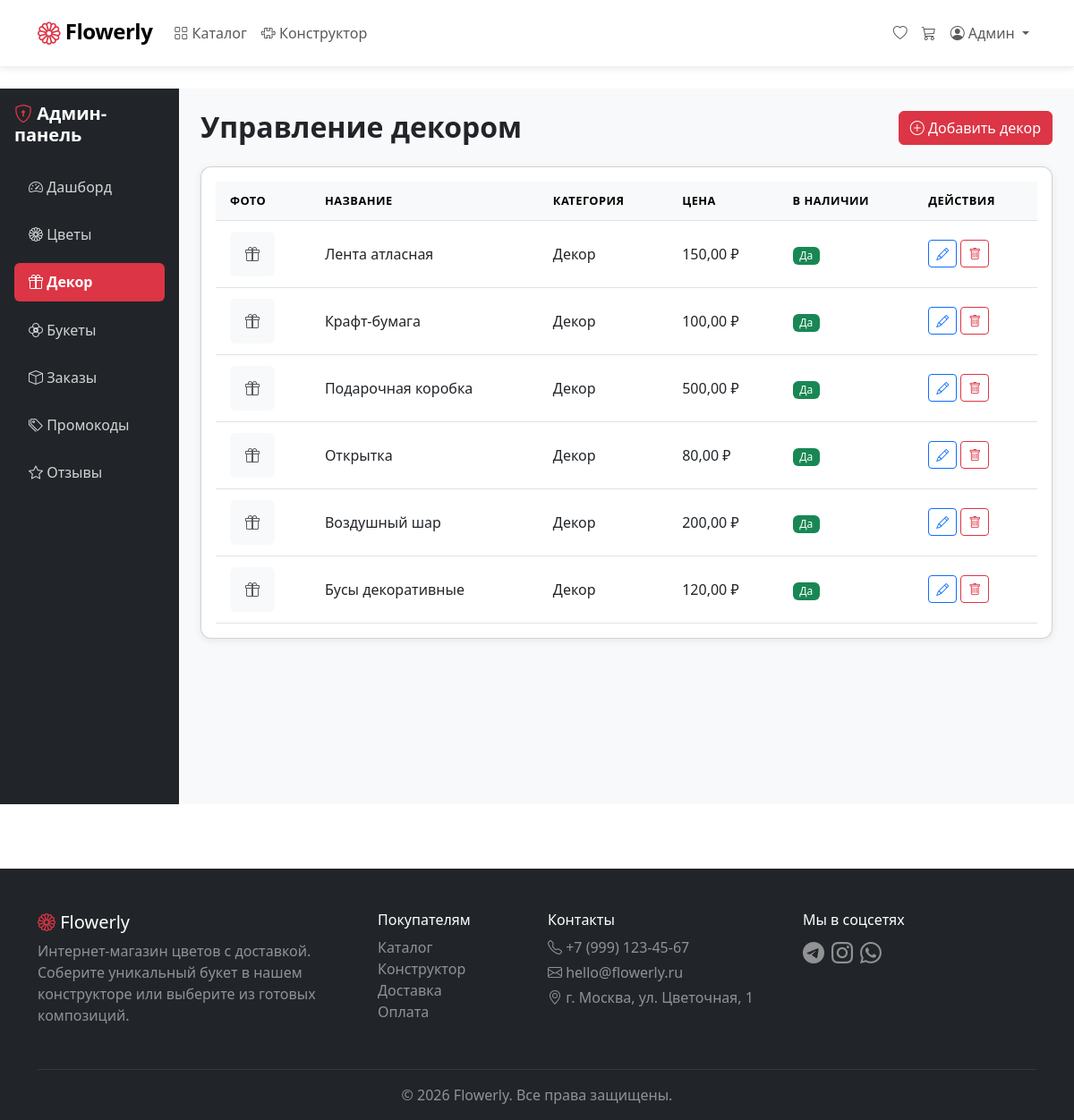
Page /admin-dashboard/decor/ (signed in) on the earlier database version.
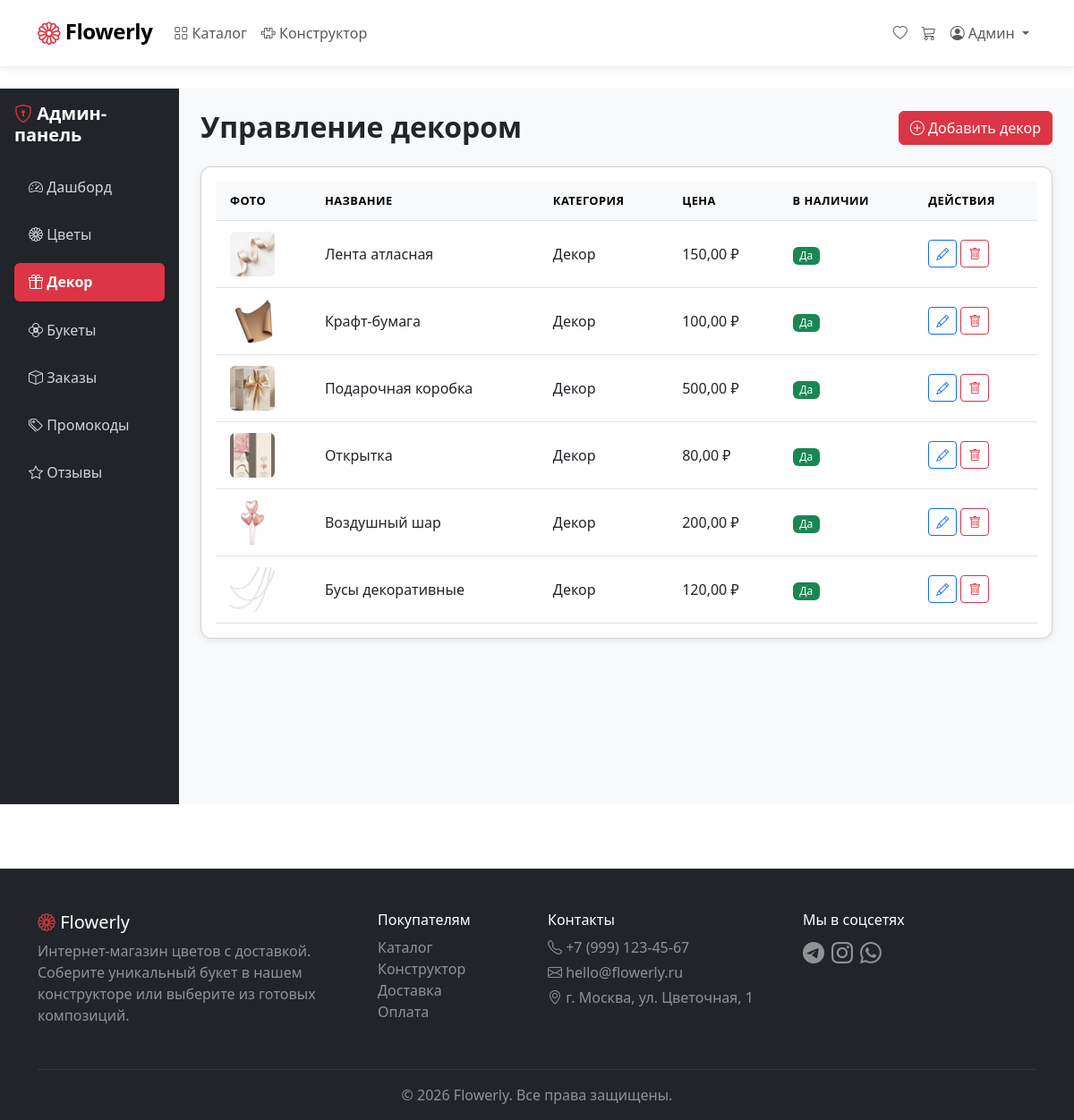
Same page on the later database version.
### FlowerlyApp/models.py (models this page shows, shortened)
class Decor(models.Model):
    category = models.ForeignKey(Category, on_delete=models.CASCADE, verbose_name='Категория')
    name = models.CharField('Название', max_length=200)
    price = models.DecimalField('Цена', max_digits=10, decimal_places=2)
    image = models.ImageField('Фото', upload_to='decor/')
    available = models.BooleanField('В наличии', default=True)
    created_at = models.DateTimeField(auto_now_add=True)
    class Meta:
        verbose_name = 'Декор'
        verbose_name_plural = 'Декор'

class Category(models.Model):
    name = models.CharField('Название', max_length=100)
    slug = models.SlugField(unique=True)
    class Meta:
        verbose_name = 'Категория'
        verbose_name_plural = 'Категории'

### FlowerlyApp/views.py (the view)
    def wrapper(request, *args, **kwargs):
        if not request.user.is_authenticated:
            return redirect('flowerly:login')
        if not request.user.is_staff:
            messages.error(request, 'Доступ запрещён')
            return redirect('flowerly:home')
        return view_func(request, *args, **kwargs)

### FlowerlyApp/context_processors.py (called while the page is built)
def cart_counter(request):
    if request.user.is_authenticated:
        try:
            cart = Cart.objects.get(user=request.user)
            count = cart.total_items()
        except Cart.DoesNotExist:
            count = 0
    else:
        count = 0
    return {'cart_count': count}

### FlowerlyApp/models.py (called while the page is built)
    def total_items(self):
        return self.items.count()

### FlowerlyApp/views.py (called while the page is built)
def admin_required(view_func):
    def wrapper(request, *args, **kwargs):
        if not request.user.is_authenticated:
            return redirect('flowerly:login')
        if not request.user.is_staff:
            messages.error(request, 'Доступ запрещён')
            return redirect('flowerly:home')
        return view_func(request, *args, **kwargs)
    return wrapper

@admin_required
def admin_decor(request):
    decors = Decor.objects.all().select_related('category')
    return render(request, 'admin_dashboard/decor.html', {'decors': decors})

### FlowerlyApp/templates/admin_dashboard/decor.html (shortened to what the changed rows need)
{% extends 'base.html' %}
{% block content %}
<div class="container-fluid">
    <div class="row">
        <div class="col-md-10 p-4 bg-light min-vh-100">
            <div class="d-flex justify-content-between align-items-center mb-4">
                <h2 class="fw-bold mb-0">Управление декором</h2>
            </div>
            <div class="card shadow-sm">
                <div class="card-body">
                    <div class="table-responsive">
                        <table class="table table-hover align-middle">
                            <thead class="table-light">
                                <tr>
                                    <th>Фото</th>
                                    <th>Название</th>
                                    <th>Категория</th>
                                    <th>Цена</th>
                                    <th>В наличии</th>
                                    <th>Действия</th>
                                </tr>
                            </thead>
                            <tbody>
                                {% for decor in decors %}
                                <tr>
                                    <td>
                                        {% if decor.image %}
                                        <img src="{{ decor.image.url }}" class="rounded" style="width: 50px; height: 50px; object-fit: cover;">
                                        {% else %}
                                        <div class="bg-light rounded d-flex align-items-center justify-content-center"
                                             style="width: 50px; height: 50px;">
                                            <i class="bi bi-gift text-muted"></i>
                                        </div>
                                        {% endif %}
                                    </td>
                                    <td>{{ decor.name }}</td>
                                    <td>{{ decor.category.name }}</td>
                                    <td>{{ decor.price }} ₽</td>
                                    <td>
                                        {% if decor.available %}
                                        <span class="badge bg-success">Да</span>
                                        {% else %}
                                        <span class="badge bg-danger">Нет</span>
                                        {% endif %}
                                    </td>
                                    <td>
                                        <div class="d-flex gap-1">
                                            <a href="{% url 'flowerly:admin_decor_edit' decor.id %}" class="btn btn-sm btn-outline-primary">
                                                <i class="bi bi-pencil"></i>
                                            </a>
                                            <a href="{% url 'flowerly:admin_decor_delete' decor.id %}" class="btn btn-sm btn-outline-danger"
                                               onclick="return confirm('Удалить декор «{{ decor.name }}»?')">
                                                <i class="bi bi-trash"></i>
                                            </a>
                                        </div>
                                    </td>
                                </tr>
                                {% empty %}
                                <tr>
                                    <td colspan="6" class="text-center py-4 text-muted">Декор не добавлен</td>
                                </tr>
                                {% endfor %}
                            </tbody>
                        </table>
                    </div>
                </div>
            </div>
        </div>
    </div>
</div>
{% endblock %}

Differences in the rows shown:
changed Decor "Лента атласная": image: picture added
changed Decor "Крафт-бумага": image: picture added
changed Decor "Подарочная коробка": image: picture added
changed Decor "Открытка": image: picture added
changed Decor "Воздушный шар": image: picture added; image empty → "decor/Без_названия_1.png" (drawn)
changed Decor "Бусы декоративные": image: picture added
